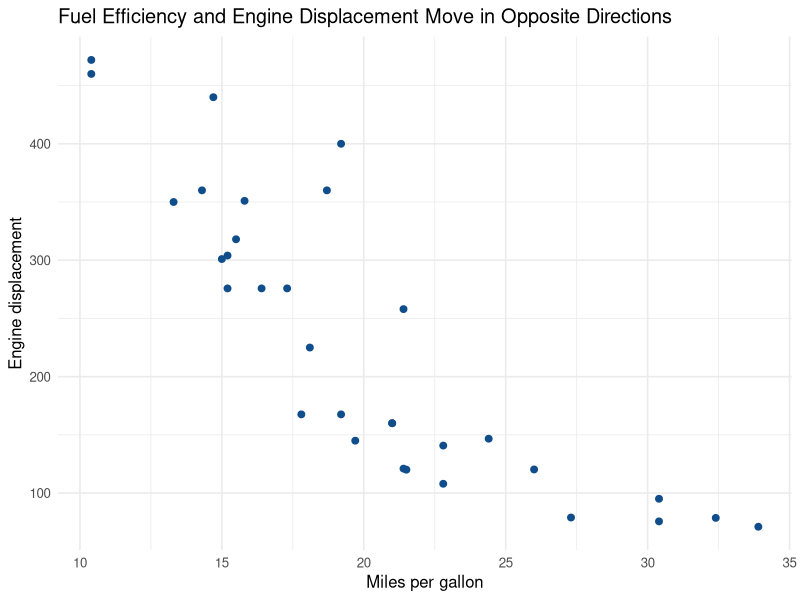

Generate this figure with R:
## ---- chunk 1
#| message: false

library(tidyverse)
data(mtcars)
mtcars |>
  ggplot(aes(mpg, disp)) +
  geom_point(color="dodgerblue4", size=2) +
  labs(
    title = "Fuel Efficiency and Engine Displacement Move in Opposite Directions",
    x = "Miles per gallon",
    y = "Engine displacement"
  ) +
  theme_minimal(base_size = 12)
